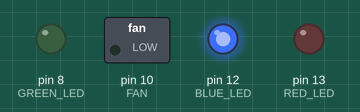
The sketch below on a simulated Arduino Uno, built with avr-gcc and run on an emulated ATmega328P. Shown: switched loads named in the sketch (green lamp = pin HIGH), output pins drawn as LEDs (lit = HIGH).

Above: at 0.1 s.
At 2.1 s:
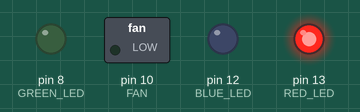
At 4.1 s:
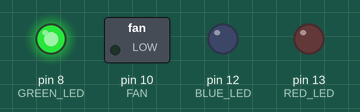
At 5.1 s:
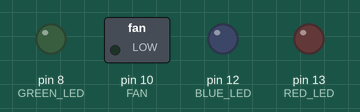
At 18.1 s:
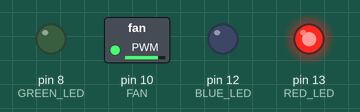
At 37.1 s:
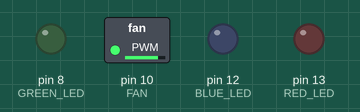
Timing chart, 0 to 38.6 s (numbered marks = the images above):
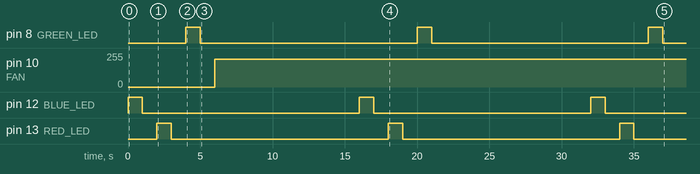

The sketch:

led_flash.ino
```cpp
const int BLUE_LED = 12;
const int GREEN_LED = 8;
const int RED_LED = 13;
const int FAN = 10;
//1.63, 85
//3.86 , 200
//4 , 210
//4.95, 255
const int FAN_LEVEL = 210;

void setup() {
  // put your setup code here, to run once:
  pinMode(BLUE_LED, OUTPUT);
  pinMode(GREEN_LED, OUTPUT);
  pinMode(RED_LED, OUTPUT);
  pinMode(FAN, OUTPUT);
}

void loop() {
  // put your main code here, to run repeatedly:
  digitalWrite(BLUE_LED, HIGH);
  delay(1000);
  digitalWrite(BLUE_LED, LOW);
  delay(1000);
  digitalWrite(RED_LED, HIGH);
  delay(1000);
  digitalWrite(RED_LED, LOW);
  delay(1000);
  digitalWrite(GREEN_LED, HIGH);
  delay(1000);
  digitalWrite(GREEN_LED, LOW);
  delay(1000);
  analogWrite(FAN, FAN_LEVEL);
  delay(10000);
}
```

Measured:
- by itself, pin 8 (GREEN_LED), pin 12 (BLUE_LED), pin 13 (RED_LED): alternates HIGH for 1.0 s and LOW for 15.0 s
- by itself, pin 10 (FAN): 0/255 → 210/255 at 6.0 s
